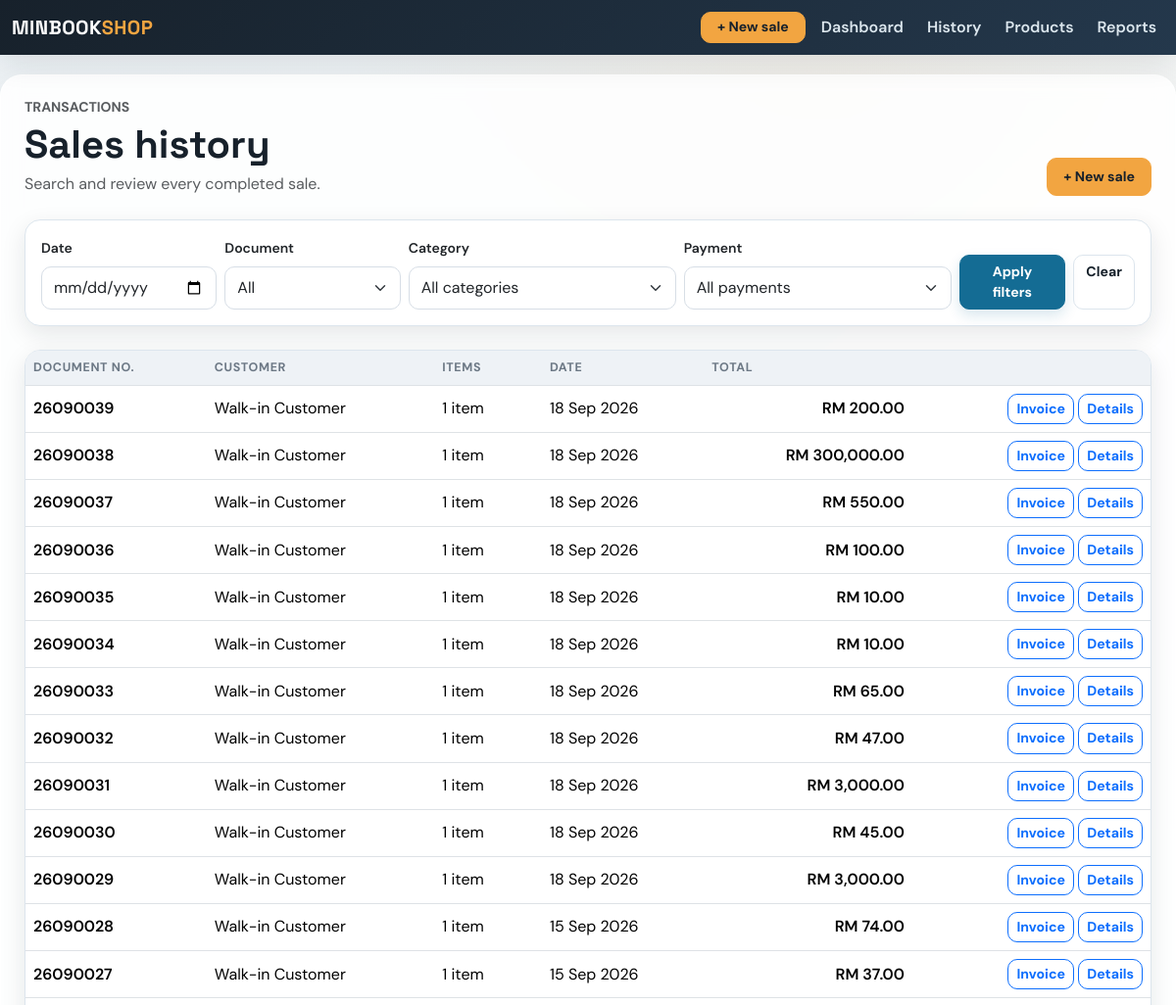
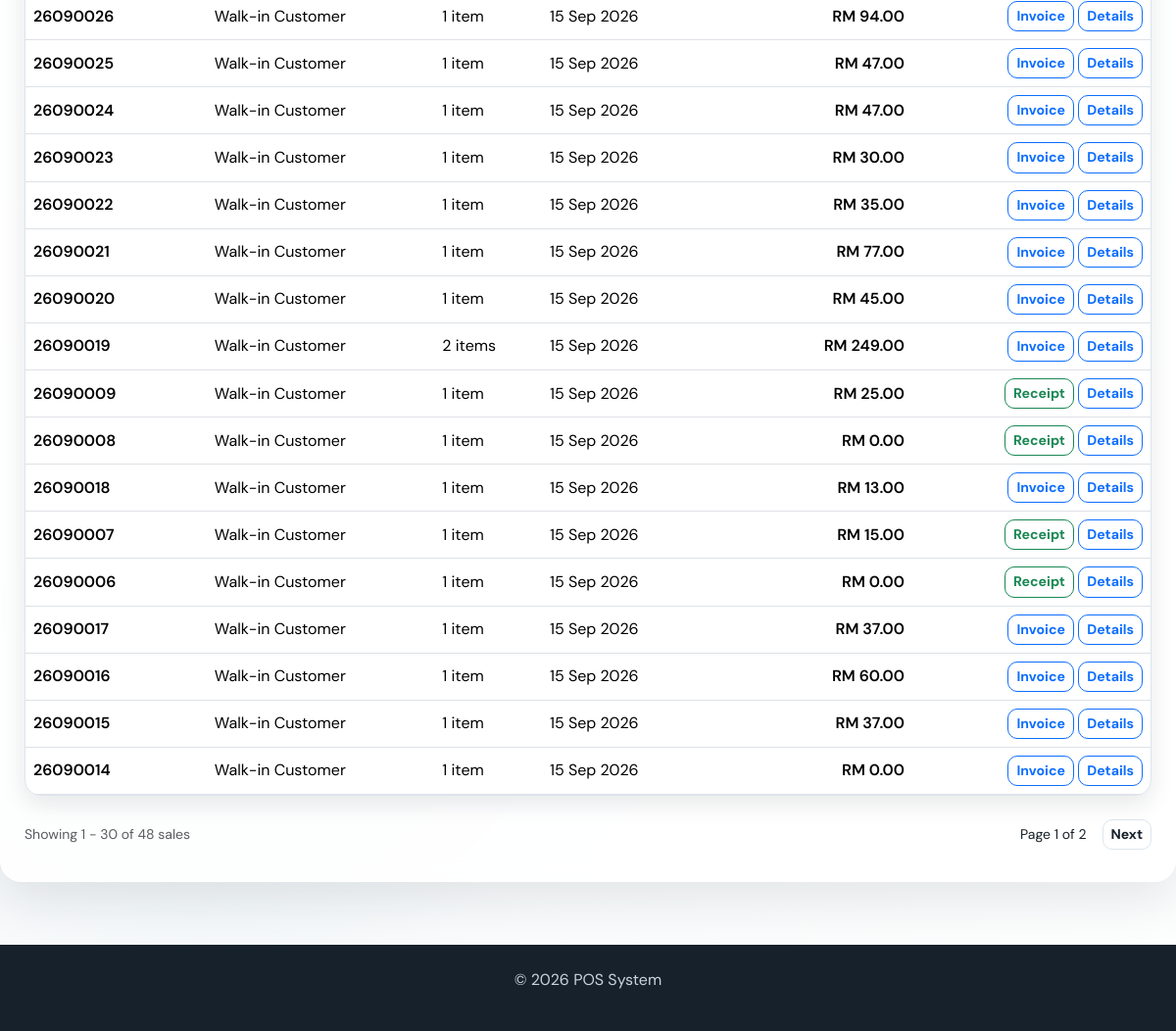
Before: /sales with the older database file (2 pictures, top to bottom).
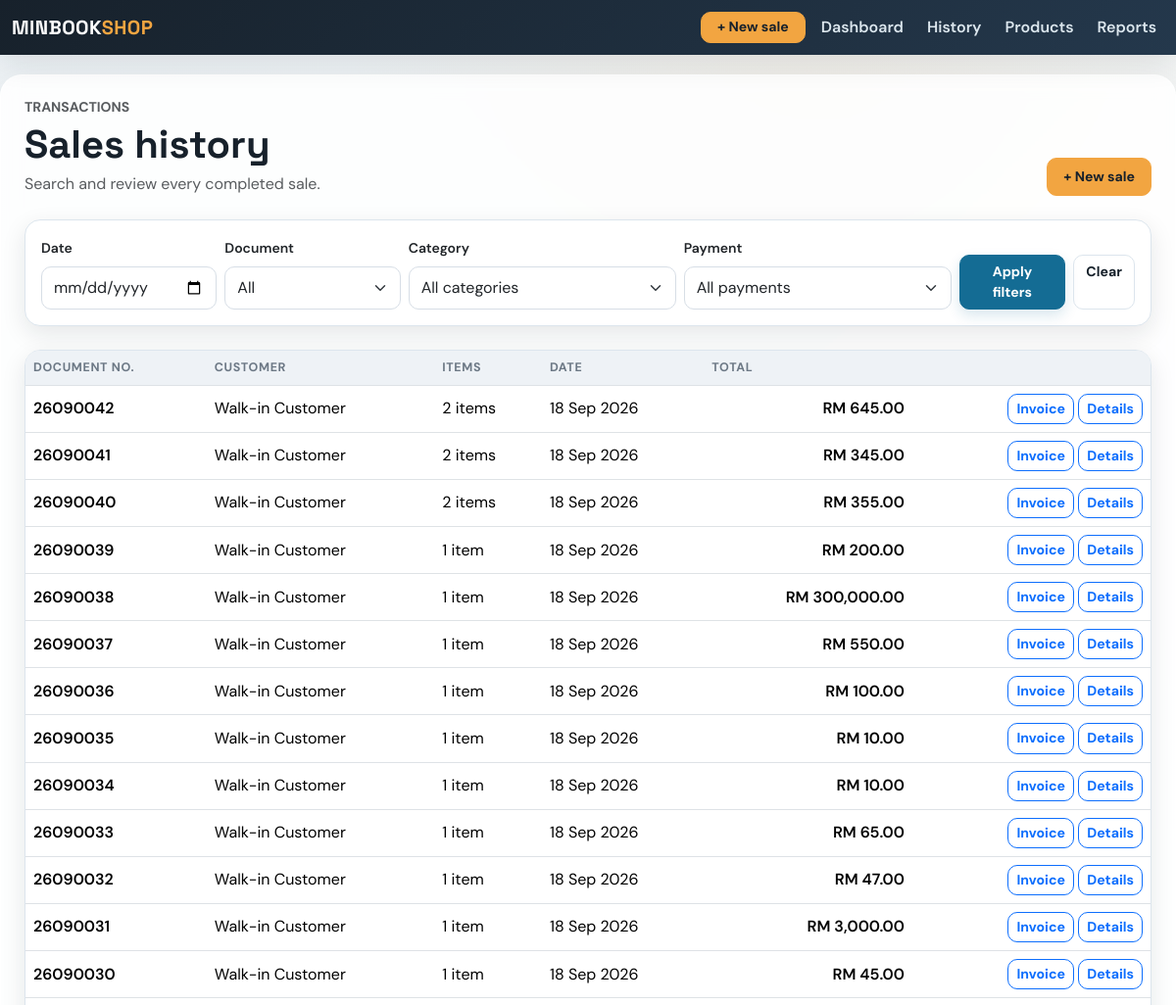
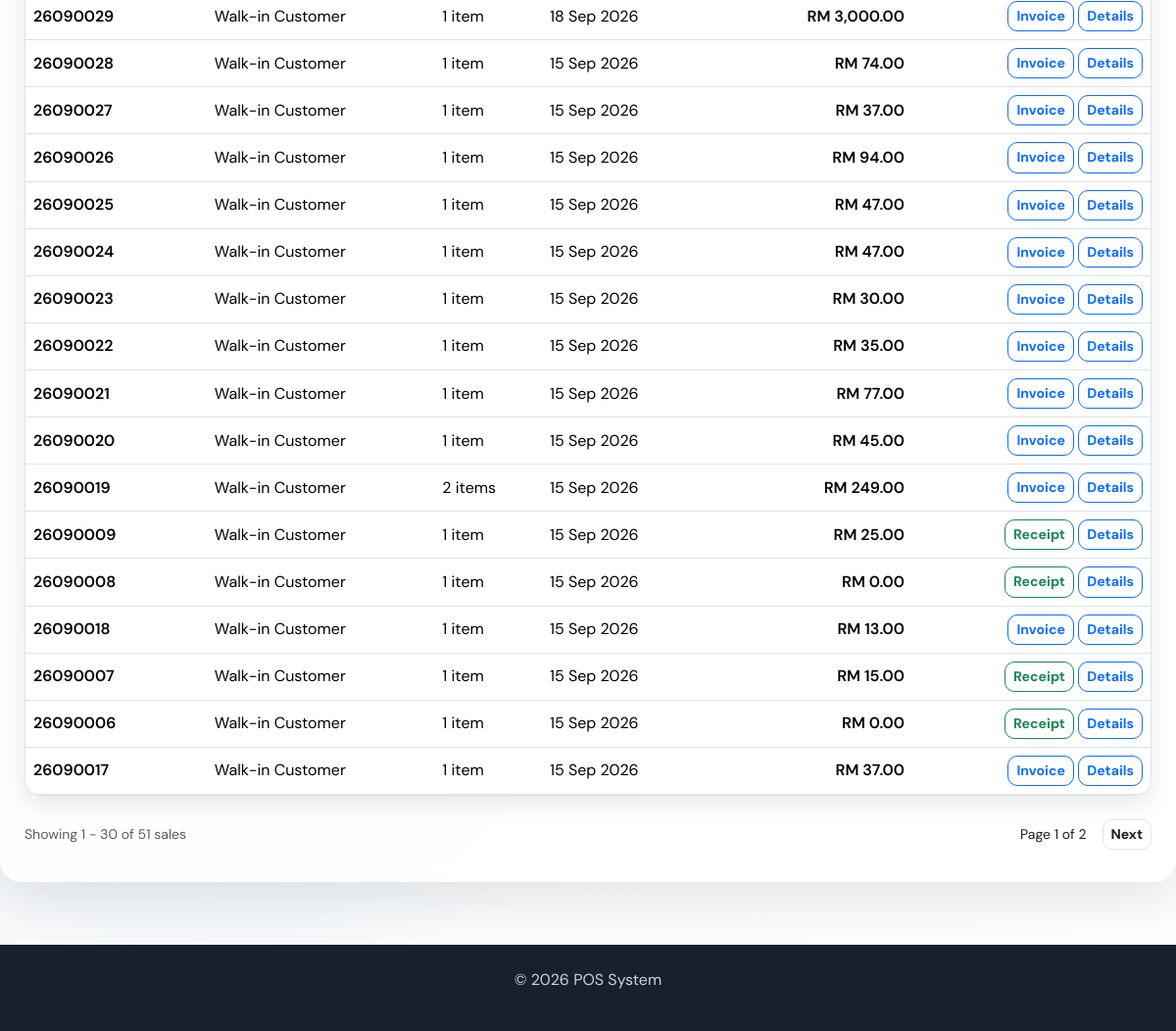
After: the same page with the newer database file (2 pictures, top to bottom).
### app/models.py (models this page shows, shortened)
class Sale(db.Model):
    id = db.Column(db.Integer, primary_key=True)
    amount = db.Column(db.Float, nullable=False)
    date = db.Column(db.Date, default=datetime.utcnow)
    user_id = db.Column(db.Integer, db.ForeignKey('user.id'), nullable=False)  # ForeignKey to User
    user = db.relationship('User', backref=db.backref('sales', lazy=True))  # Relationship with User
    product_id = db.Column(db.Integer, db.ForeignKey('product.id'), nullable=True)  # Legacy first product
    product = db.relationship('Product', backref=db.backref('sales', lazy=True))  # Relationship with Product
    quantity = db.Column(db.Integer, nullable=True)  # Legacy total quantity
    payment_method = db.Column(db.String(20), nullable=False, default='Cash')
    customer_name = db.Column(db.String(120), nullable=True)
    document_type = db.Column(db.String(20), nullable=False, default='receipt')
    discount = db.Column(db.Float, nullable=False, default=0.00)
    deposit = db.Column(db.Float, nullable=False, default=0.00)
    items = db.relationship('SaleItem', back_populates='sale', cascade='all, delete-orphan')

### app/routes.py (the view)
@main.route('/sales', methods=['GET', 'POST'])
def sales():
    sales_query = Sale.query.options(
        joinedload(Sale.items)
    ).order_by(Sale.id.desc())
    filter_date = request.args.get('filter_date', '')
    filter_category = request.args.get('category', '')
    filter_payment = request.args.get('payment_method', '')
    filter_document_type = (request.args.get('document_type', '') or '').lower().strip()
    if filter_document_type in {'receipt', 'invoice'}:
        sales_query = sales_query.filter(
            Sale.document_type == filter_document_type
        )
    if filter_date:
        sales_query = sales_query.filter(
            Sale.date == filter_date
        )
    if filter_category in SALE_CATEGORIES:
        sales_query = sales_query.filter(
            Sale.items.any(SaleItem.category == filter_category)
        )
    if filter_payment in PAYMENT_METHODS:
        sales_query = sales_query.filter(
            Sale.payment_method == filter_payment
        )
    page = request.args.get('page', 1, type=int)
    sales_pagination = sales_query.paginate(
        page=page,
        per_page=30,
        error_out=False
    )
    sales_list = sales_pagination.items
    document_numbers = {
        sale.id: month_document_number(
            sale,
            sale.document_type
        )
        for sale in sales_list
    }
    return render_template(
        'sales.html',
        sales=sales_list,
        pagination=sales_pagination,
        categories=SALE_CATEGORIES,
        payment_methods=PAYMENT_METHODS,
        selected_document_type=filter_document_type,
        document_numbers=document_numbers
    )

### app/routes.py (called while the page is built)
def month_document_number(sale, document_type):
    month_start = date(sale.date.year, sale.date.month, 1)
    if sale.date.month == 12:
        month_end = date(sale.date.year + 1, 1, 1)
    else:
        month_end = date(sale.date.year, sale.date.month + 1, 1)
    serial = Sale.query.filter(
        Sale.document_type == document_type,
        Sale.date >= month_start,
        Sale.date < month_end,
        Sale.id < sale.id,
    ).count()
    return f'{sale.date.year % 100:02d}{sale.date.month:02d}{serial + 1:04d}'

@main.app_context_processor
def inject_now():
    return {'current_year': datetime.now().year}

### app/templates/sales.html (shortened to what the changed rows need)
{% extends 'base.html' %}
{% block content %}
<div class="d-flex flex-wrap justify-content-between align-items-end gap-3 mb-4">
<div>
    <h1 class="mb-1">Sales history</h1>
</div>
</div>
<div class="card">
<div class="table-responsive">
    <table class="table mb-0">
        <thead>
            <tr>
                <th>Document No.</th>
                <th>Customer</th>
                <th>Items</th>
                <th>Date</th>
                <th>Total</th>
                <th></th>
            </tr>
        </thead>
        <tbody>
            {% for sale in sales %}
            <tr>
                <td class="fw-semibold">
                    {{ document_numbers[sale.id] }}
                </td>
                <td>
                    {{ sale.customer_name or 'Walk-in Customer' }}
                </td>
                <td>
                    {{ sale.items|length }}
                    item{{ '' if sale.items|length == 1 else 's' }}
                </td>
                <td>
                    {{ sale.date.strftime('%d %b %Y') }}
                </td>
                <td class="text-end fw-semibold">
                    RM {{ '{:,.2f}'.format(sale.amount) }}
                </td>
                <td class="text-end">
                    {% if sale.document_type == 'invoice' %}
                        <a
                            href="{{ url_for('main.invoice', sale_id=sale.id) }}"
                            class="btn btn-sm btn-outline-primary"
                            target="_blank"
                        >
                            Invoice
                        </a>
                    {% else %}
                        <a
                            href="{{ url_for('main.receipt', sale_id=sale.id) }}"
                            class="btn btn-sm btn-outline-success"
                            target="_blank"
                        >
                            Receipt
                        </a>
                    {% endif %}
                    <a
                        href="{{ url_for('main.view_sale', sale_id=sale.id) }}"
                        class="btn btn-sm btn-outline-primary"
                    >
                        Details
                    </a>
                </td>
            </tr>
            {% else %}
            <tr>
                <td colspan="6" class="text-center text-muted py-5">
                    No sales match these filters.
                </td>
            </tr>
            {% endfor %}
        </tbody>
    </table>
</div>
</div>
{% if pagination.total > 0 %}
<div class="d-flex flex-wrap justify-content-between align-items-center mt-4 gap-3">
<div class="text-muted small">
    Showing
    {{ ((pagination.page - 1) * pagination.per_page) + 1 }}
    -
    {{ ((pagination.page - 1) * pagination.per_page) + pagination.items|length }}
    of {{ pagination.total }} sales
</div>
<div class="d-flex align-items-center gap-2">
    <span class="small px-2">
        Page {{ pagination.page }} of {{ pagination.pages }}
    </span>
    {% if pagination.has_next %}
    <a
        href="{{ url_for(
            'main.sales',
            page=pagination.next_num,
            filter_date=request.args.get('filter_date', ''),
            category=request.args.get('category', ''),
            payment_method=request.args.get('payment_method', ''),
            document_type=request.args.get('document_type', '')
        ) }}"
        class="btn btn-outline-secondary btn-sm"
    >
        Next
    </a>
    {% endif %}
</div>
</div>
{% endif %}
{% endblock %}

Changed rows visible on the page:
no longer on this page (row unchanged): Sale: document_numbers "26090016", customer_name "Walk-in Customer", items|length "1", date "15 Sep 2026", amount "60.00"
no longer on this page (row unchanged): Sale: document_numbers "26090015", customer_name "Walk-in Customer", items|length "1", date "15 Sep 2026", amount "37.00"
no longer on this page (row unchanged): Sale: document_numbers "26090014", customer_name "Walk-in Customer", items|length "1", date "15 Sep 2026", amount "0.00"
added Sale: document_numbers "26090042", customer_name "Walk-in Customer", items|length "2", items "s", date "18 Sep 2026", amount "645.00"
added Sale: document_numbers "26090041", customer_name "Walk-in Customer", items|length "2", items "s", date "18 Sep 2026", amount "345.00"
added Sale: document_numbers "26090040", customer_name "Walk-in Customer", items|length "2", items "s", date "18 Sep 2026", amount "355.00"
Other visible differences:
{{ pagination.total }}: "48" → "51"
